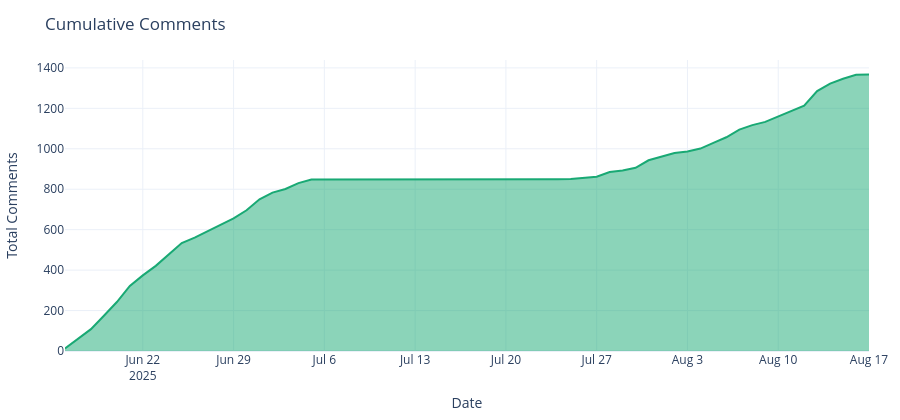

Source (notebook cell):
### Markdown cell above
# Cumulative comments over time

Growth of total comments across dates.

### Code cell
_ds = pd.to_datetime(df['created_at'], errors='coerce')
series = (
    pd.DataFrame({'date': _ds.dt.date})
      .dropna()
      .groupby('date')
      .size()
      .reset_index(name='count')
      .sort_values('date')
)
series['date'] = pd.to_datetime(series['date'])
series['cumulative'] = series['count'].cumsum()

fig = px.area(series, x='date', y='cumulative',
              title='Cumulative Comments',
              labels={'date': 'Date', 'cumulative': 'Total Comments'},
              color_discrete_sequence=['#19A974'])
fig.update_layout(height=max(DEFAULT_HEIGHT, 420))
fig.show()

save_plotly(fig, name='cumulative_comments', description='Cumulative total of comments over time', friendly_name='Cumulative Comments')

### Figure 1 — Plotly figure (JSON) as saved in the notebook; plotly's stock layout.template omitted (floating-point values rounded to 4 significant figures)
{"data": [{"fillpattern": {"shape": ""}, "hovertemplate": "Date=%{x}<br>Total Comments=%{y}<extra></extra>", "legendgroup": "", "line": {"color": "#19A974"}, "marker": {"symbol": "circle"}, "mode": "lines", "name": "", "orientation": "v", "showlegend": false, "stackgroup": "1", "type": "scatter", "x": ["2025-06-16T00:00:00", "2025-06-17T00:00:00", "2025-06-18T00:00:00", "2025-06-19T00:00:00", "2025-06-20T00:00:00", "2025-06-21T00:00:00", "2025-06-22T00:00:00", "2025-06-23T00:00:00", "2025-06-24T00:00:00", "2025-06-25T00:00:00", "2025-06-26T00:00:00", "2025-06-27T00:00:00", "2025-06-28T00:00:00", "2025-06-29T00:00:00", "2025-06-30T00:00:00", "2025-07-01T00:00:00", "2025-07-02T00:00:00", "2025-07-03T00:00:00", "2025-07-04T00:00:00", "2025-07-05T00:00:00", "2025-07-24T00:00:00", "2025-07-25T00:00:00", "2025-07-27T00:00:00", "2025-07-28T00:00:00", "2025-07-29T00:00:00", "2025-07-30T00:00:00", "2025-07-31T00:00:00", "2025-08-01T00:00:00", "2025-08-02T00:00:00", "2025-08-03T00:00:00", "2025-08-04T00:00:00", "2025-08-05T00:00:00", "2025-08-06T00:00:00", "2025-08-07T00:00:00", "2025-08-08T00:00:00", "2025-08-09T00:00:00", "2025-08-10T00:00:00", "2025-08-11T00:00:00", "2025-08-12T00:00:00", "2025-08-13T00:00:00", "2025-08-14T00:00:00", "2025-08-15T00:00:00", "2025-08-16T00:00:00", "2025-08-17T00:00:00"], "xaxis": "x", "y": [12, 60, 108, 174, 242, 322, 374, 421, 478, 534, 561, 592, 624, 656, 696, 750, 783, 801, 830, 848, 849, 850, 862, 885, 893, 906, 943, 960, 979, 987, 1001, 1029, 1057, 1095, 1117, 1133, 1159, 1184, 1213, 1285, 1322, 1346, 1366, 1367], "yaxis": "y"}], "layout": {"height": 420, "legend": {"tracegroupgap": 0}, "title": {"text": "Cumulative Comments"}, "xaxis": {"anchor": "y", "domain": [0, 1], "title": {"text": "Date"}}, "yaxis": {"anchor": "x", "domain": [0, 1], "title": {"text": "Total Comments"}}}}
